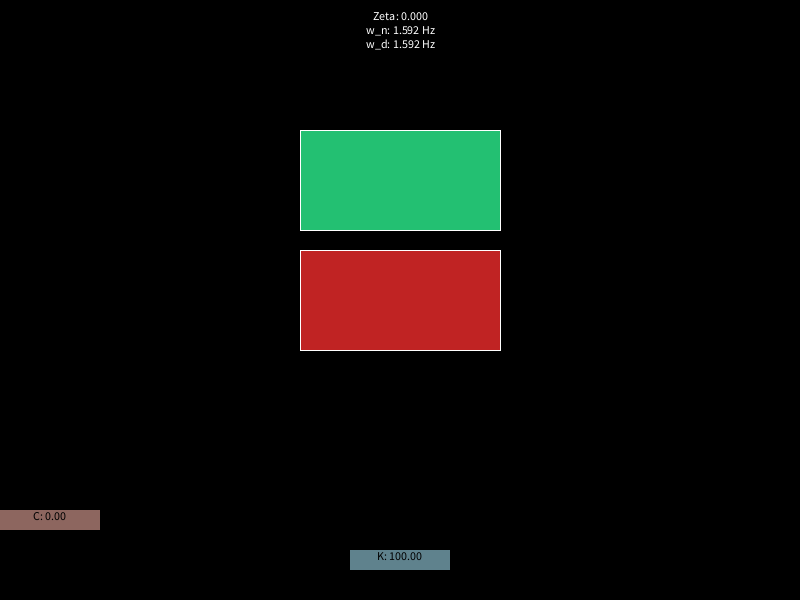
Frame 1 (no input)
Frame 60 (the mouse pressed at the canvas centre just before this capture): identical to frame 1, image omitted
Frame 120 (the mouse held since frame 60 and released just before this capture): identical to frame 1, image omitted

The Processing sketch that drew this single still picture (run headless with seeded random() and noise(); from frame 60 on, the mouse is pressed at the canvas centre):

// Processing sketch: processing_128110
// ── processing_128110.pde


MSD m, m0;
MSD ctlc, ctlk;

void setup(){
  size(800, 600);
  frameRate(30);
  rectMode(CENTER);
  textAlign(CENTER);
  
  m = new MSD(1, 25, 0, width/2, height/2, 200, 100);
  m0 = new MSD(1, 25, 0, width/2, height/2-120, 200, 100);

  ctlc = new MSD(1, 0, 2, 50, height - 80, 100, 20);
  ctlk = new MSD(1, 0, 2, width/2, height - 40, 100, 20);
}

void draw(){
  //update
  m.k = map(ctlk.x1, 50, width-50, 0, 200);
  m0.k = map(ctlk.x1, 50, width-50, 0, 200);
  m.c = map(ctlc.x1, 50, width-50, 0, 10);
  m.updatePosition(1f/30);
  m0.updatePosition(1f/30);
  ctlk.updatePosition(1f/30);
  ctlc.updatePosition(1f/30);
  
  //draw
  background(0);
  fill(255);
  float zeta = m.c/(2*sqrt(m.k*m.m));
  float wn = sqrt(m.k/m.m);
  float wd = wn*sqrt(1-pow(zeta, 2));
  text("Zeta: " + nf(zeta, 1, 3) +
       "\nw_n: " + nf(wn/2/PI, 1, 3) + " Hz" +
       "\nw_d: " + nf(wd/2/PI, 1, 3) + " Hz", width/2, 20);  
  stroke(255);
  fill(192, 35, 35);
  rect(m.x1, m.y1, 200, 100);
  fill(35, 192, 114);
  rect(m0.x1, m0.y1, 200, 100);
  
  fill(95, 130, 141);
  noStroke();
  rect(ctlk.x1, ctlk.y1, 100, 20);
  fill(0);
  text("K: " + nf(m.k, 1, 2), ctlk.x1, ctlk.y1);
  
  fill(141, 102, 95);
  noStroke();
  rect(ctlc.x1, ctlc.y1, 100, 20);
  fill(0);
  text("C: " + nf(m.c, 1, 2), ctlc.x1, ctlc.y1);
}

void mousePressed(){
  if(m.isOver(mouseX, mouseY)){
    m.grabbed = true;
  }
  if(m0.isOver(mouseX, mouseY)){
    m0.grabbed = true;
  }
  if(ctlk.isOver(mouseX, mouseY)){
    ctlk.grabbed = true;
  }
  if(ctlc.isOver(mouseX, mouseY)){
    ctlc.grabbed = true;
  }
}

void mouseReleased(){
  m.grabbed = false;
  m0.grabbed = false;
  ctlk.grabbed = false;
  ctlc.grabbed = false;
}

void keyPressed(){
  setup();
}

class MSD {
  private float w = 200;
  private float h = 100;
  
  float m = 1;
  float c = 0;
  float k = 1;
  float x0 = 0; //rest position
  float x1 = 0; //position
  float x2 = 0; //velocity
  float y1 = 0; //position in y
  boolean grabbed = false;

  MSD(float mass, float stiffness, float damping, float x0, float y0, float w, float h) {
    m = mass;
    k = stiffness;
    c = damping;
    x1 = x0;
    this.x0 = x0;
    y1 = y0;
    this.w = w;
    this.h = h;
  }

  float x2p(float x2) {
    return -c/m*x2 - k*(x1-x0);
  }

  float x1p(float x1) {
    return x2;
  }

  void updatePosition(float h) {
    if(grabbed){
      float xo = x1;
      x1 = mouseX;
      x2 = (x1 - xo)/h;
      return;
    }
    
    float k1, k2, k3, k4;

    //calc new velocity
    k1 = x2p(x2);
    k2 = x2p(x2+h/2*k1);
    k3 = x2p(x2+h/2*k2);
    k4 = x2p(x2+h*k3);
    x2 += h/6*(k1+2*k2+2*k3+k4);

    //calc new position
    k1 = x1p(x1);
    k2 = x1p(x1+h/2*k1);
    k3 = x1p(x1+h/2*k2);
    k4 = x1p(x1+h*k3);
    x1 += h/6*(k1+2*k2+2*k3+k4);
  }

  boolean isOver(float mX, float mY) {
    if(mX >= x1-w/2 && mX <= x1+w/2 &&
       mY >= y1-h/2 && mY <= y1+h/2){
         return true;
       } else {
         return false;
       }
  }
}
